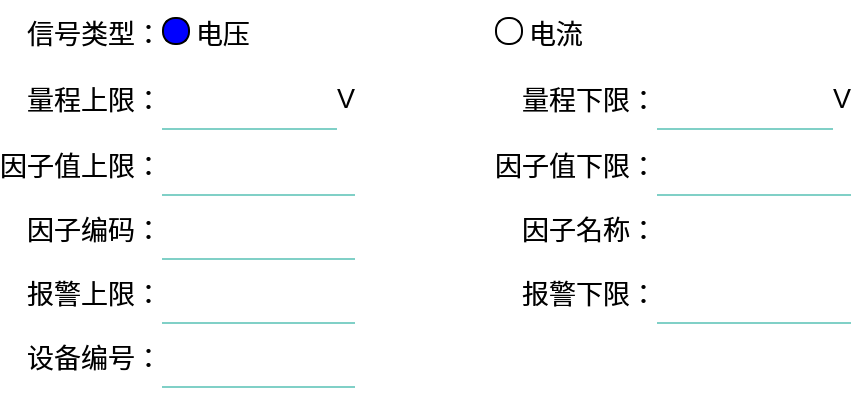
       <widget class="QFrame" name="frameParaments">
        <property name="styleSheet">
         <string notr="true">background-color: transparent;color:white;</string>
        </property>
        <property name="frameShape">
         <enum>QFrame::NoFrame</enum>
        </property>
        <property name="frameShadow">
         <enum>QFrame::Raised</enum>
        </property>
        <widget class="QWidget" name="layoutWidget_2">
         <property name="geometry">
          <rect>
           <x>0</x>
           <y>0</y>
           <width>851</width>
           <height>388</height>
          </rect>
         </property>
         <layout class="QGridLayout" name="gridLayout" rowstretch="1,1,1,1,0,0" columnstretch="0,0,0,0,0">
          <property name="leftMargin">
           <number>0</number>
          </property>
          <property name="topMargin">
           <number>0</number>
          </property>
          <property name="rightMargin">
           <number>0</number>
          </property>
          <property name="bottomMargin">
           <number>0</number>
          </property>
          <property name="spacing">
           <number>0</number>
          </property>
          <item row="0" column="1">
           <widget class="QRadioButton" name="rbSignalTypeV">
            <property name="font">
             <font>
              <pointsize>20</pointsize>
             </font>
            </property>
            <property name="styleSheet">
             <string notr="true">QRadioButton::indicator {
      width: 24px;
      height: 24px;
      border-width:2px; 
}

QRadioButton::indicator::unchecked {   
      background-color:       transparent;
      border:                 2px solid black;
      border-radius:          13px !important; 
}

QRadioButton::indicator::checked {    
      background-color:      blue;
      border:                 2px solid black;
      border-radius:          13px !important; 
}
 
QRadioButton{
background-color: transparent;
color:black;
}</string>
            </property>
            <property name="text">
             <string>电压</string>
            </property>
            <property name="checked">
             <bool>true</bool>
            </property>
           </widget>
          </item>
          <item row="3" column="3">
           <widget class="QLabel" name="label_6">
            <property name="minimumSize">
             <size>
              <width>0</width>
              <height>50</height>
             </size>
            </property>
            <property name="font">
             <font>
              <pointsize>20</pointsize>
             </font>
            </property>
            <property name="styleSheet">
             <string notr="true">background-color: transparent;
color: black;</string>
            </property>
            <property name="text">
             <string>因子名称：</string>
            </property>
            <property name="alignment">
             <set>Qt::AlignRight|Qt::AlignTrailing|Qt::AlignVCenter</set>
            </property>
           </widget>
          </item>
          <item row="5" column="0">
           <widget class="QLabel" name="label_14">
            <property name="minimumSize">
             <size>
              <width>0</width>
              <height>64</height>
             </size>
            </property>
            <property name="font">
             <font>
              <pointsize>20</pointsize>
             </font>
            </property>
            <property name="styleSheet">
             <string notr="true">background-color: transparent;
color: black;</string>
            </property>
            <property name="text">
             <string>设备编号：</string>
            </property>
            <property name="alignment">
             <set>Qt::AlignRight|Qt::AlignTrailing|Qt::AlignVCenter</set>
            </property>
           </widget>
          </item>
          <item row="3" column="1">
           <widget class="QLineEdit" name="factorC">
            <property name="enabled">
             <bool>true</bool>
            </property>
            <property name="minimumSize">
             <size>
              <width>0</width>
              <height>50</height>
             </size>
            </property>
            <property name="maximumSize">
             <size>
              <width>16777215</width>
              <height>64</height>
             </size>
            </property>
            <property name="font">
             <font>
              <pointsize>20</pointsize>
             </font>
            </property>
            <property name="tabletTracking">
             <bool>false</bool>
            </property>
            <property name="focusPolicy">
             <enum>Qt::ClickFocus</enum>
            </property>
            <property name="autoFillBackground">
             <bool>false</bool>
            </property>
            <property name="styleSheet">
             <string notr="true">background-color: transparent;
color:black;
border-width:0;
border-style:outset;
border-bottom:2px solid #80d0c7;</string>
            </property>
            <property name="inputMethodHints">
             <set>Qt::ImhNone</set>
            </property>
            <property name="text">
             <string/>
            </property>
            <property name="echoMode">
             <enum>QLineEdit::Normal</enum>
            </property>
            <property name="readOnly">
             <bool>false</bool>
            </property>
           </widget>
          </item>
          <item row="4" column="3">
           <widget class="QLabel" name="label_13">
            <property name="minimumSize">
             <size>
              <width>0</width>
              <height>50</height>
             </size>
            </property>
            <property name="font">
             <font>
              <pointsize>20</pointsize>
             </font>
            </property>
            <property name="styleSheet">
             <string notr="true">background-color: transparent;
color: black;</string>
            </property>
            <property name="text">
             <string>报警下限：</string>
            </property>
            <property name="alignment">
             <set>Qt::AlignRight|Qt::AlignTrailing|Qt::AlignVCenter</set>
            </property>
           </widget>
          </item>
          <item row="0" column="3">
           <widget class="QRadioButton" name="rbSignalTypeA">
            <property name="font">
             <font>
              <pointsize>20</pointsize>
             </font>
            </property>
            <property name="styleSheet">
             <string notr="true">QRadioButton::indicator {
      width: 24px;
      height: 24px;
      border-radius:13px;
      border-width:2px; 
}

QRadioButton::indicator::unchecked {   
      background-color:       transparent;
      border:                 2px solid black;
      border-radius:          13px; 
}

QRadioButton::indicator::checked {    
      background-color:      blue;
      border:                 2px solid black;
      border-radius:          13px; 
}
 
QRadioButton{
background-color: transparent;
color:black;
}</string>
            </property>
            <property name="text">
             <string>电流</string>
            </property>
            <property name="checked">
             <bool>false</bool>
            </property>
           </widget>
          </item>
          <item row="1" column="3">
           <widget class="QLabel" name="label_9">
            <property name="minimumSize">
             <size>
              <width>0</width>
              <height>64</height>
             </size>
            </property>
            <property name="font">
             <font>
              <pointsize>20</pointsize>
             </font>
            </property>
            <property name="styleSheet">
             <string notr="true">background-color: transparent;
color: black;</string>
            </property>
            <property name="text">
             <string>量程下限：</string>
            </property>
            <property name="alignment">
             <set>Qt::AlignRight|Qt::AlignTrailing|Qt::AlignVCenter</set>
            </property>
           </widget>
          </item>
          <item row="0" column="0">
           <widget class="QLabel" name="label_4">
            <property name="minimumSize">
             <size>
              <width>0</width>
              <height>64</height>
             </size>
            </property>
            <property name="font">
             <font>
              <pointsize>20</pointsize>
             </font>
            </property>
            <property name="styleSheet">
             <string notr="true">background-color: transparent;
color: black;</string>
            </property>
            <property name="text">
             <string>信号类型：</string>
            </property>
            <property name="alignment">
             <set>Qt::AlignRight|Qt::AlignTrailing|Qt::AlignVCenter</set>
            </property>
           </widget>
          </item>
          <item row="1" column="0">
           <widget class="QLabel" name="label_7">
            <property name="minimumSize">
             <size>
              <width>0</width>
              <height>64</height>
             </size>
            </property>
            <property name="font">
             <font>
              <pointsize>20</pointsize>
             </font>
            </property>
            <property name="styleSheet">
             <string notr="true">background-color: transparent;
color: black;</string>
            </property>
            <property name="text">
             <string>量程上限：</string>
            </property>
            <property name="alignment">
             <set>Qt::AlignRight|Qt::AlignTrailing|Qt::AlignVCenter</set>
            </property>
           </widget>
          </item>
          <item row="3" column="0">
           <widget class="QLabel" name="label_10">
            <property name="minimumSize">
             <size>
              <width>0</width>
              <height>64</height>
             </size>
            </property>
            <property name="font">
             <font>
              <pointsize>20</pointsize>
             </font>
            </property>
            <property name="styleSheet">
             <string notr="true">background-color: transparent;
color: black;</string>
            </property>
            <property name="text">
             <string>因子编码：</string>
            </property>
            <property name="alignment">
             <set>Qt::AlignRight|Qt::AlignTrailing|Qt::AlignVCenter</set>
            </property>
           </widget>
          </item>
          <item row="1" column="2">
           <widget class="QLabel" name="label_8">
            <property name="minimumSize">
             <size>
              <width>140</width>
              <height>64</height>
             </size>
            </property>
            <property name="font">
             <font>
              <pointsize>20</pointsize>
             </font>
            </property>
            <property name="styleSheet">
             <string notr="true">background-color: transparent;</string>
            </property>
            <property name="text">
             <string/>
            </property>
            <property name="alignment">
             <set>Qt::AlignRight|Qt::AlignTrailing|Qt::AlignVCenter</set>
            </property>
           </widget>
          </item>
          <item row="5" column="1">
           <widget class="QLineEdit" name="deviceId">
            <property name="enabled">
             <bool>true</bool>
            </property>
            <property name="minimumSize">
             <size>
              <width>0</width>
              <height>50</height>
             </size>
            </property>
            <property name="maximumSize">
             <size>
              <width>16777215</width>
              <height>64</height>
             </size>
            </property>
            <property name="font">
             <font>
              <pointsize>20</pointsize>
             </font>
            </property>
            <property name="focusPolicy">
             <enum>Qt::ClickFocus</enum>
            </property>
            <property name="autoFillBackground">
             <bool>false</bool>
            </property>
            <property name="styleSheet">
             <string notr="true">background-color: transparent;
color:black;
border-width:0;
border-style:outset;
border-bottom:2px solid #80d0c7;</string>
            </property>
            <property name="inputMethodHints">
             <set>Qt::ImhNone</set>
            </property>
            <property name="text">
             <string/>
            </property>
            <property name="echoMode">
             <enum>QLineEdit::Normal</enum>
            </property>
            <property name="readOnly">
             <bool>false</bool>
            </property>
           </widget>
          </item>
          <item row="4" column="1">
           <widget class="QLineEdit" name="alertMax">
            <property name="enabled">
             <bool>true</bool>
            </property>
            <property name="minimumSize">
             <size>
              <width>0</width>
              <height>50</height>
             </size>
            </property>
            <property name="maximumSize">
             <size>
              <width>16777215</width>
              <height>64</height>
             </size>
            </property>
            <property name="font">
             <font>
              <pointsize>20</pointsize>
             </font>
            </property>
            <property name="focusPolicy">
             <enum>Qt::ClickFocus</enum>
            </property>
            <property name="autoFillBackground">
             <bool>false</bool>
            </property>
            <property name="styleSheet">
             <string notr="true">background-color: transparent;
color:black;
border-width:0;
border-style:outset;
border-bottom:2px solid #80d0c7;</string>
            </property>
            <property name="inputMethodHints">
             <set>Qt::ImhNone</set>
            </property>
            <property name="text">
             <string/>
            </property>
            <property name="echoMode">
             <enum>QLineEdit::Normal</enum>
            </property>
            <property name="readOnly">
             <bool>false</bool>
            </property>
           </widget>
          </item>
          <item row="4" column="0">
           <widget class="QLabel" name="label_12">
            <property name="minimumSize">
             <size>
              <width>0</width>
              <height>64</height>
             </size>
            </property>
            <property name="font">
             <font>
              <pointsize>20</pointsize>
             </font>
            </property>
            <property name="styleSheet">
             <string notr="true">background-color: transparent;
color: black;</string>
            </property>
            <property name="text">
             <string>报警上限：</string>
            </property>
            <property name="alignment">
             <set>Qt::AlignRight|Qt::AlignTrailing|Qt::AlignVCenter</set>
            </property>
           </widget>
          </item>
          <item row="3" column="4">
           <widget class="QLineEdit" name="factorName">
            <property name="enabled">
             <bool>true</bool>
            </property>
            <property name="minimumSize">
             <size>
              <width>0</width>
              <height>50</height>
             </size>
            </property>
            <property name="maximumSize">
             <size>
              <width>16777215</width>
              <height>64</height>
             </size>
            </property>
            <property name="font">
             <font>
              <pointsize>20</pointsize>
             </font>
            </property>
            <property name="autoFillBackground">
             <bool>false</bool>
            </property>
            <property name="styleSheet">
             <string notr="true">background-color: transparent;
color:black;
border-width:0;
border-style:outset;</string>
            </property>
            <property name="locale">
             <locale language="English" country="UnitedStates"/>
            </property>
            <property name="text">
             <string/>
            </property>
            <property name="echoMode">
             <enum>QLineEdit::Normal</enum>
            </property>
            <property name="readOnly">
             <bool>true</bool>
            </property>
           </widget>
          </item>
          <item row="1" column="1">
           <layout class="QHBoxLayout" name="horizontalLayout_3" stretch="0,0">
            <property name="spacing">
             <number>0</number>
            </property>
            <item>
             <widget class="QLineEdit" name="dataRangeMax">
              <property name="enabled">
               <bool>true</bool>
              </property>
              <property name="minimumSize">
               <size>
                <width>0</width>
                <height>64</height>
               </size>
              </property>
              <property name="maximumSize">
               <size>
                <width>16777215</width>
                <height>64</height>
               </size>
              </property>
              <property name="font">
               <font>
                <pointsize>20</pointsize>
               </font>
              </property>
              <property name="autoFillBackground">
               <bool>false</bool>
              </property>
              <property name="styleSheet">
               <string notr="true">background-color: transparent;
color:black;
border-width:0;
border-style:outset;
border-bottom:2px solid #80d0c7;</string>
              </property>
              <property name="text">
               <string/>
              </property>
              <property name="echoMode">
               <enum>QLineEdit::Normal</enum>
              </property>
              <property name="readOnly">
               <bool>false</bool>
              </property>
             </widget>
            </item>
            <item>
             <widget class="QLabel" name="lbUnitMax">
              <property name="minimumSize">
               <size>
                <width>0</width>
                <height>64</height>
               </size>
              </property>
              <property name="font">
               <font>
                <pointsize>20</pointsize>
               </font>
              </property>
              <property name="styleSheet">
               <string notr="true">background-color: transparent;
color: black;</string>
              </property>
              <property name="text">
               <string>V</string>
              </property>
              <property name="alignment">
               <set>Qt::AlignLeading|Qt::AlignLeft|Qt::AlignVCenter</set>
              </property>
             </widget>
            </item>
           </layout>
          </item>
          <item row="0" column="4">
           <layout class="QHBoxLayout" name="horizontalLayout_2">
            <property name="spacing">
             <number>0</number>
            </property>
           </layout>
          </item>
          <item row="1" column="4">
           <layout class="QHBoxLayout" name="horizontalLayout_4" stretch="0,0">
            <property name="spacing">
             <number>0</number>
            </property>
            <item>
             <widget class="QLineEdit" name="dataRangeMin">
              <property name="enabled">
               <bool>true</bool>
              </property>
              <property name="minimumSize">
               <size>
                <width>0</width>
                <height>64</height>
               </size>
              </property>
              <property name="maximumSize">
               <size>
                <width>16777215</width>
                <height>64</height>
               </size>
              </property>
              <property name="font">
               <font>
                <pointsize>20</pointsize>
               </font>
              </property>
              <property name="autoFillBackground">
               <bool>false</bool>
              </property>
              <property name="styleSheet">
               <string notr="true">background-color: transparent;
color:black;
border-width:0;
border-style:outset;
border-bottom:2px solid #80d0c7;</string>
              </property>
              <property name="text">
               <string/>
              </property>
              <property name="echoMode">
               <enum>QLineEdit::Normal</enum>
              </property>
              <property name="readOnly">
               <bool>false</bool>
              </property>
             </widget>
            </item>
            <item>
             <widget class="QLabel" name="lbUnitMin">
              <property name="minimumSize">
               <size>
                <width>0</width>
                <height>64</height>
               </size>
              </property>
              <property name="font">
               <font>
                <pointsize>20</pointsize>
               </font>
              </property>
              <property name="styleSheet">
               <string notr="true">background-color: transparent;
color: black;</string>
              </property>
              <property name="text">
               <string>V</string>
              </property>
              <property name="alignment">
               <set>Qt::AlignLeading|Qt::AlignLeft|Qt::AlignVCenter</set>
              </property>
             </widget>
            </item>
           </layout>
          </item>
          <item row="4" column="4">
           <layout class="QHBoxLayout" name="horizontalLayout_5">
            <property name="spacing">
             <number>0</number>
            </property>
            <item>
             <widget class="QLineEdit" name="alertMin">
              <property name="enabled">
               <bool>true</bool>
              </property>
              <property name="minimumSize">
               <size>
                <width>0</width>
                <height>50</height>
               </size>
              </property>
              <property name="maximumSize">
               <size>
                <width>16777215</width>
                <height>64</height>
               </size>
              </property>
              <property name="font">
               <font>
                <pointsize>20</pointsize>
               </font>
              </property>
              <property name="focusPolicy">
               <enum>Qt::ClickFocus</enum>
              </property>
              <property name="autoFillBackground">
               <bool>false</bool>
              </property>
              <property name="styleSheet">
               <string notr="true">background-color: transparent;
color:black;
border-width:0;
border-style:outset;
border-bottom:2px solid #80d0c7;</string>
              </property>
              <property name="inputMethodHints">
               <set>Qt::ImhNone</set>
              </property>
              <property name="text">
               <string/>
              </property>
              <property name="echoMode">
               <enum>QLineEdit::Normal</enum>
              </property>
              <property name="readOnly">
               <bool>false</bool>
              </property>
             </widget>
            </item>
           </layout>
          </item>
          <item row="2" column="0">
           <widget class="QLabel" name="label_11">
            <property name="minimumSize">
             <size>
              <width>0</width>
              <height>64</height>
             </size>
            </property>
            <property name="font">
             <font>
              <pointsize>20</pointsize>
             </font>
            </property>
            <property name="styleSheet">
             <string notr="true">background-color: transparent;
color: black;</string>
            </property>
            <property name="text">
             <string>因子值上限：</string>
            </property>
            <property name="alignment">
             <set>Qt::AlignRight|Qt::AlignTrailing|Qt::AlignVCenter</set>
            </property>
           </widget>
          </item>
          <item row="2" column="3">
           <widget class="QLabel" name="label_15">
            <property name="minimumSize">
             <size>
              <width>0</width>
              <height>64</height>
             </size>
            </property>
            <property name="font">
             <font>
              <pointsize>20</pointsize>
             </font>
            </property>
            <property name="styleSheet">
             <string notr="true">background-color: transparent;
color: black;</string>
            </property>
            <property name="text">
             <string>因子值下限：</string>
            </property>
            <property name="alignment">
             <set>Qt::AlignRight|Qt::AlignTrailing|Qt::AlignVCenter</set>
            </property>
           </widget>
          </item>
          <item row="2" column="1">
           <widget class="QLineEdit" name="factorDataRangeMax">
            <property name="enabled">
             <bool>true</bool>
            </property>
            <property name="minimumSize">
             <size>
              <width>0</width>
              <height>64</height>
             </size>
            </property>
            <property name="maximumSize">
             <size>
              <width>16777215</width>
              <height>64</height>
             </size>
            </property>
            <property name="font">
             <font>
              <pointsize>20</pointsize>
             </font>
            </property>
            <property name="autoFillBackground">
             <bool>false</bool>
            </property>
            <property name="styleSheet">
             <string notr="true">background-color: transparent;
color:black;
border-width:0;
border-style:outset;
border-bottom:2px solid #80d0c7;</string>
            </property>
            <property name="text">
             <string/>
            </property>
            <property name="echoMode">
             <enum>QLineEdit::Normal</enum>
            </property>
            <property name="readOnly">
             <bool>false</bool>
            </property>
           </widget>
          </item>
          <item row="2" column="4">
           <widget class="QLineEdit" name="factorDataRangeMin">
            <property name="enabled">
             <bool>true</bool>
            </property>
            <property name="minimumSize">
             <size>
              <width>0</width>
              <height>64</height>
             </size>
            </property>
            <property name="maximumSize">
             <size>
              <width>16777215</width>
              <height>64</height>
             </size>
            </property>
            <property name="font">
             <font>
              <pointsize>20</pointsize>
             </font>
            </property>
            <property name="autoFillBackground">
             <bool>false</bool>
            </property>
            <property name="styleSheet">
             <string notr="true">background-color: transparent;
color:black;
border-width:0;
border-style:outset;
border-bottom:2px solid #80d0c7;</string>
            </property>
            <property name="text">
             <string/>
            </property>
            <property name="echoMode">
             <enum>QLineEdit::Normal</enum>
            </property>
            <property name="readOnly">
             <bool>false</bool>
            </property>
           </widget>
          </item>
         </layout>
        </widget>
       </widget>
